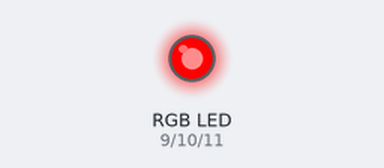
The sketch below on a simulated Arduino Uno, built with avr-gcc and run on an emulated ATmega328P. Parts: an RGB LED mixed from three pins (HIGH = lit).

Above: at 0.3 s.
At 1.8 s:
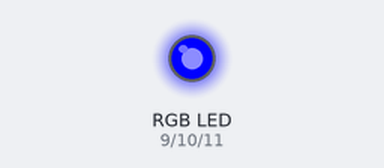
At 2.6 s:
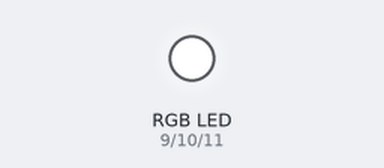
At 4.8 s:
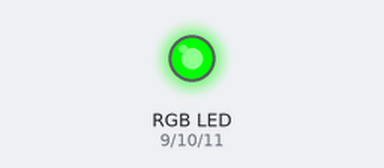
At 7.1 s:
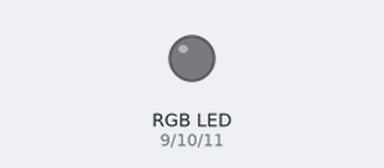
Timing chart, 0 to 8.6 s (numbered marks = the images above):
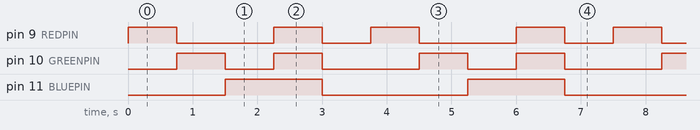

Measured:
- by itself, pin 9 (REDPIN): repeats every 3.8 s: LOW 1.5 s, HIGH 0.75 s, LOW 0.75 s, HIGH 0.75 s
- by itself, pin 10 (GREENPIN): repeats every 3.8 s: LOW 0.75 s, HIGH 0.75 s, LOW 1.5 s, HIGH 0.75 s
- by itself, pin 11 (BLUEPIN): alternates HIGH for 1.5 s and LOW for 2.3 s

The sketch:

rgb_led_test.ino
```cpp
    // color swirl! connect an RGB LED to the PWM pins as indicated
    // in the #defines
    // public domain, enjoy!

    #define REDPIN   9
    #define GREENPIN 10
    #define BLUEPIN  11

    #define FADESPEED 750     // make this higher to slow down

    void setup() {
      pinMode(REDPIN, OUTPUT);
      pinMode(GREENPIN, OUTPUT);
      pinMode(BLUEPIN, OUTPUT);
        analogWrite(REDPIN, 0);
        analogWrite(GREENPIN, 0);
        analogWrite(BLUEPIN, 0);
    }


    void loop() {
      int r, g, b;

        analogWrite(REDPIN, 255);
        delay(FADESPEED);
        analogWrite(REDPIN, 0);

        analogWrite(GREENPIN, 255);
        delay(FADESPEED);
        analogWrite(GREENPIN, 0);

        analogWrite(BLUEPIN, 255);
        delay(FADESPEED);
        analogWrite(BLUEPIN, 0);

        analogWrite(REDPIN, 255);
        analogWrite(GREENPIN, 255);
        analogWrite(BLUEPIN, 255);
        delay(FADESPEED);

        analogWrite(REDPIN, 0);
        analogWrite(GREENPIN, 0);
        analogWrite(BLUEPIN, 0);
        delay(FADESPEED);
    }
```
